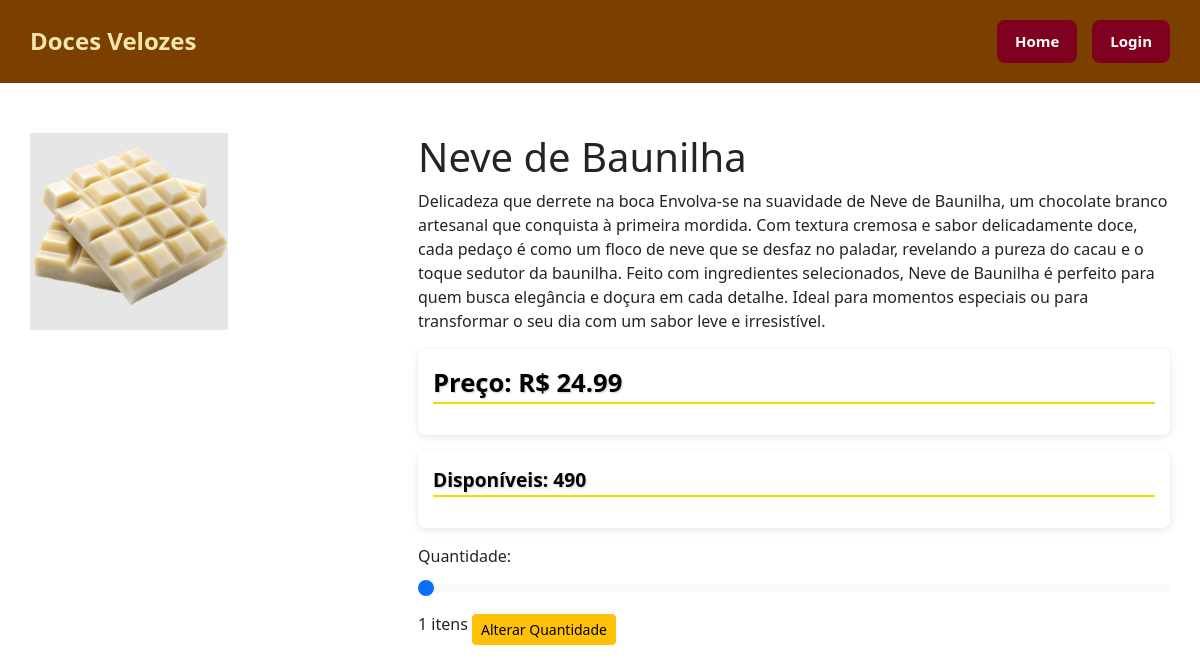
Screenshot of /produtos/3/ with the database file from the repository.
### vendas/models.py (models this page shows, shortened)
class Produto(models.Model):
    nome = models.CharField(max_length=100)
    descricao = models.TextField()
    preco = models.DecimalField(max_digits=8, decimal_places=2)
    imagem = models.ImageField(upload_to='produtos/')
    quantidade = models.PositiveIntegerField(default=0)

### vendas/views.py (the view)
# urls.py: path('produtos/<int:produto_id>/', views.produto_detalhe, name='produto_detalhe'),
def produto_detalhe(request, produto_id):
    produto = get_object_or_404(Produto, pk=produto_id)
    return render(request, 'vendas/produto_detalhe.html', {'produto': produto})

### vendas/templates/vendas/produto_detalhe.html (shortened to what this page needs)
{% extends 'vendas/base.html' %}
{% load static %}
{% block head %}
  <link rel="stylesheet" href="{% static 'css/produtos_detalhe.css' %}">
  <link href="https://cdn.jsdelivr.net/npm/bootstrap@5.3.0-alpha1/dist/css/bootstrap.min.css" rel="stylesheet">
{% endblock %}
{% block content %}
<div class="produto-detalhe-container row">
  <div class="imagem-produto col-md-4">
    <img src="{{ produto.imagem.url }}" alt="{{ produto.nome }}" class="img-fluid">
  </div>
  <div class="info-produto col-md-8">
    <h1>{{ produto.nome }}</h1>
    <div class="detalhes-produto">
      <p class="descricao">{{ produto.descricao }}</p>
    </div>
    <div class="preco-container mb-3">
      <p class="preco"><strong>Preço:</strong> R$ {{ produto.preco }}</p>
    </div>
    <div class="estoque-container mb-3">
      <p class="estoque"><strong>Disponíveis:</strong> <span class="estoque-quantidade">{{ produto.quantidade }}</span></p>
    </div>
    <form action="{% url 'adicionar_ao_carrinho' produto.id %}" method="post">
      <div class="quantidade-container mb-3">
        <label for="quantidade" class="form-label">Quantidade:</label>
        <input type="range" class="form-range" id="quantidade" name="quantidade" min="1" max="{{ produto.quantidade }}" value="1" onchange="updateQuantidadeValue(this)">
        <span id="quantidade-display">1</span> itens
        <button type="button" class="btn btn-warning btn-sm mt-2" onclick="mostrarCaixaQuantidade()">Alterar Quantidade</button>
      </div>
    </form>
  </div>
</div>
{% endblock %}

### static/css/style.css (style rules this page uses)
body { margin: 0; padding: 0; font-family: 'Poppins', sans-serif; background-color: #ffffff; color: #000000; }

### static/css/produtos_detalhe.css (style rules this page uses)
.preco-container, .estoque-container { background-color: transparent; padding: 15px; border-radius: 8px; margin: 10px 0; box-shadow: 0 2px 8px rgba(0, 0, 0, 0.1); }
.preco { font-size: 1.6rem; font-weight: bold; color: black; text-shadow: 1px 1px 2px rgba(0, 0, 0, 0.2); border-bottom: 2px solid #FFD700; }
.estoque { font-size: 1.2rem; font-weight: bold; color:black; text-shadow: 1px 1px 2px rgba(0, 0, 0, 0.2); border-bottom: 2px solid #FFD700; }
.estoque-quantidade { font-weight: bold; color:black; text-shadow: 1px 1px 2px rgba(0, 0, 0, 0.2); }

### rows the page displays
Produto: imagem (picture), nome "Neve de Baunilha", descricao "Delicadeza que derrete na boca Envolva-se na suavidade de Neve de Baunilha, um chocolate branco artesanal que conquista à primeira mordida. Com textura cremosa e sabor delicadamente doce, cada pedaço é como um floco de neve que se desfaz no paladar, revelando a pureza do cacau e o toque sedutor da baunilha. Feito com ingredientes selecionados, Neve de Baunilha é perfeito para quem busca elegância e doçura em cada detalhe. Ideal para momentos especiais ou para transformar o seu dia com um sabor leve e irresistível.", preco "24.99", quantidade "490"
